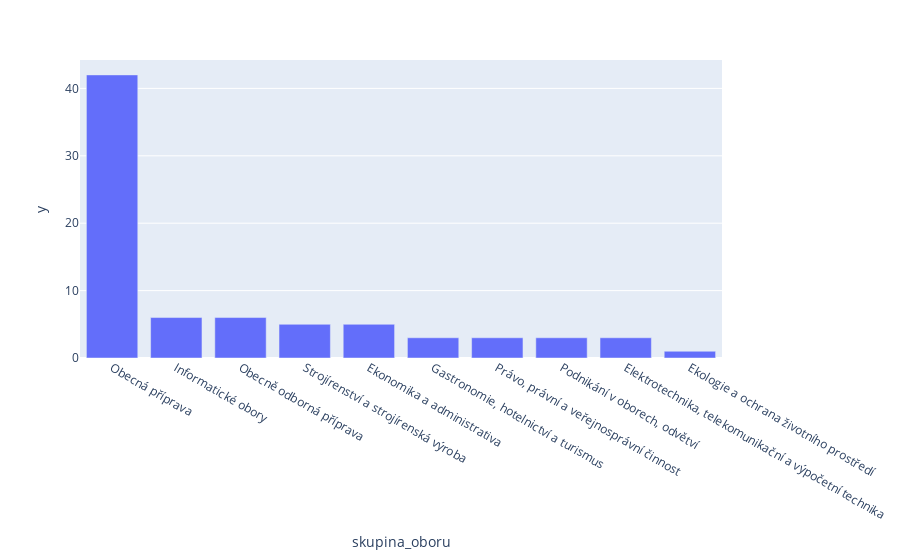

The notebook cell this image was saved under:
### Code cell
skup_oboru = mfvs["skupina_oboru"].value_counts()
print(skup_oboru)

fig = px.bar(skup_oboru, x=skup_oboru.index, y=skup_oboru.values)
fig.show()

### Figure 1 — Plotly figure (JSON) as saved in the notebook; plotly's stock layout.template omitted (floating-point values rounded to 4 significant figures)
{"data": [{"alignmentgroup": "True", "hovertemplate": "skupina_oboru=%{x}<br>y=%{y}<extra></extra>", "legendgroup": "", "marker": {"color": "#636efa", "pattern": {"shape": ""}}, "name": "", "offsetgroup": "", "orientation": "v", "showlegend": false, "textposition": "auto", "type": "bar", "x": ["Obecná příprava", "Informatické obory", "Obecně odborná příprava", "Strojírenství a strojírenská výroba", "Ekonomika a administrativa", "Gastronomie, hotelnictví a turismus", "Právo, právní a veřejnosprávní činnost", "Podnikání v oborech, odvětví", "Elektrotechnika, telekomunikační a výpočetní technika", "Ekologie a ochrana životního prostředí"], "xaxis": "x", "y": [42, 6, 6, 5, 5, 3, 3, 3, 3, 1], "yaxis": "y"}], "layout": {"barmode": "relative", "legend": {"tracegroupgap": 0}, "margin": {"t": 60}, "xaxis": {"anchor": "y", "domain": [0, 1], "title": {"text": "skupina_oboru"}}, "yaxis": {"anchor": "x", "domain": [0, 1], "title": {"text": "y"}}}}
